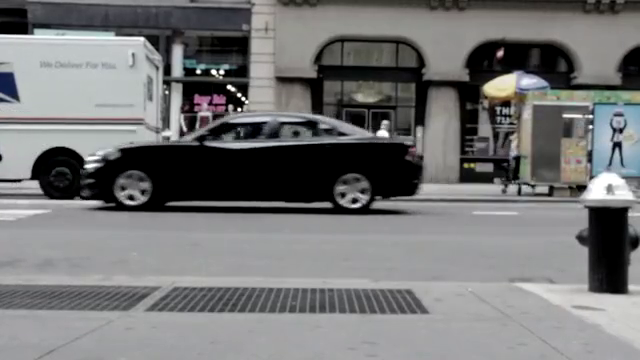
#> input picture frame 32 of videos/people.mp4, 640 x 360 px
$ python test.py --algorithm farneback
#> lines starting #> are read from the running program, lines starting #| are printed output that depends on the picture
### algorithms/dense_optical.py
# -*- coding: utf-8 -*-
"""dense_optical.ipynb

Automatically generated by Colaboratory.

Original file is located at
    https://colab.research.google.com/drive/16NfxCtzSCyWHHKF9rSOOBTTYsJY2etMV
"""

import cv2
import numpy as np

def dense_optical(method, video_path, params=[], to_gray=False):
  # read the video
#> called with video_path = 'videos/people.mp4', to_gray = True
  cap = cv2.VideoCapture(video_path)

  # read the first frame
  ret, old_frame = cap.read()
#> old_frame is the input picture: shape (360, 640, 3); mean B, G, R 118.4, 118, 117.6

  # create HSV and make value a constant
  hsv = np.zeros_like(old_frame)
  hsv[...,1] = 255

  # preprocessing for extract method
  if to_gray:
    old_frame = cv2.cvtColor(old_frame, cv2.COLOR_BGR2GRAY)
#> old_frame: shape (360, 640)

  frame_width = int(cap.get(3))
  frame_height = int(cap.get(4))

  size = (frame_width, frame_height)

  name = f'{video_path}'.split('/')[-1].split('.')[-2]+'_denseout.avi'

  # initilize the video codec
  result = cv2.VideoWriter(name,
                         cv2.VideoWriter_fourcc(*'MJPG'),
                         10, size)

  while True:
    ret, new_frame = cap.read()
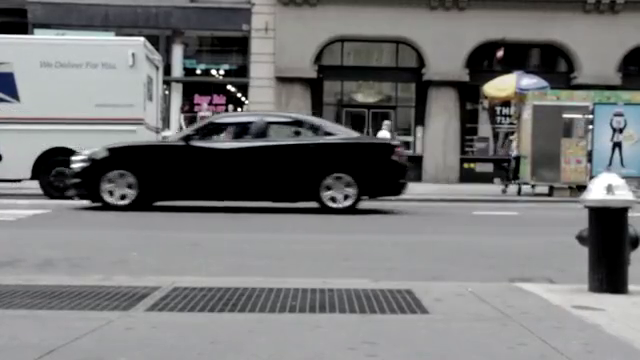
#> input picture frame 33 of videos/people.mp4, 640 x 360 px
#> new_frame is the input picture: shape (360, 640, 3); mean B, G, R 118.6, 118.2, 117.8
    if not ret:
      break
    # Preprocessing for exact method
    if to_gray:
      new_frame = cv2.cvtColor(new_frame, cv2.COLOR_BGR2GRAY)
#> new_frame: shape (360, 640)

    # Calculate Optical Flow
    flow = method(old_frame, new_frame, None, *params)

    # Encoding: convert the algorithm's output into Polar coordinates
    mag, ang = cv2.cartToPolar(flow[..., 0], flow[..., 1])
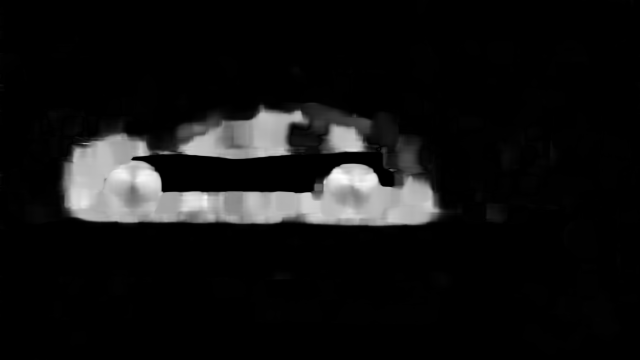
#> mag: shape (360, 640) float32; min 2.43e-13, max 18.65, mean 1.36; drawn with min black and max white
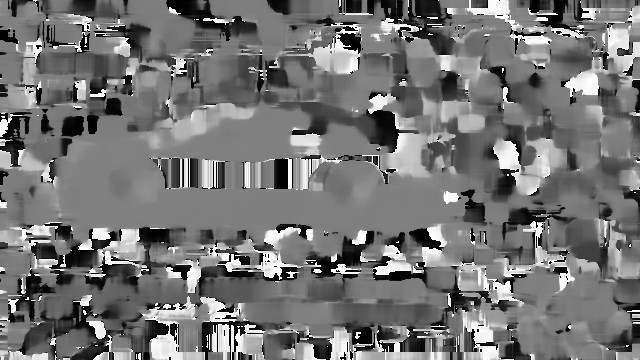
#> ang: shape (360, 640) float32; min 1.72e-05, max 6.28, mean 2.89; drawn with min black and max white

    # Use Hue and Saturation to encode the Optical Flow
    hsv[..., 0] = ang * 180 / np.pi / 2
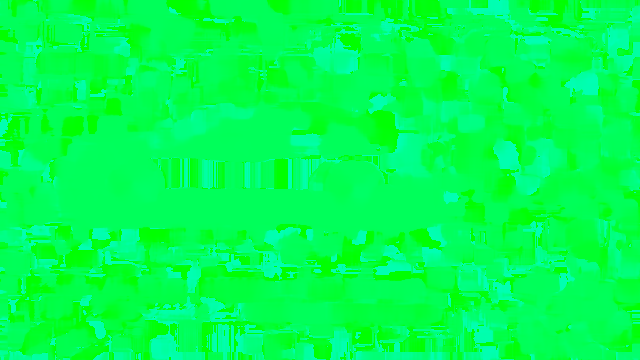
#> hsv: shape (360, 640, 3); mean of channels 0, 1, 2 82.2, 255, 0; drawn as B, G, R
    hsv[..., 2] = cv2.normalize(mag, None, 0, 255, cv2.NORM_MINMAX)
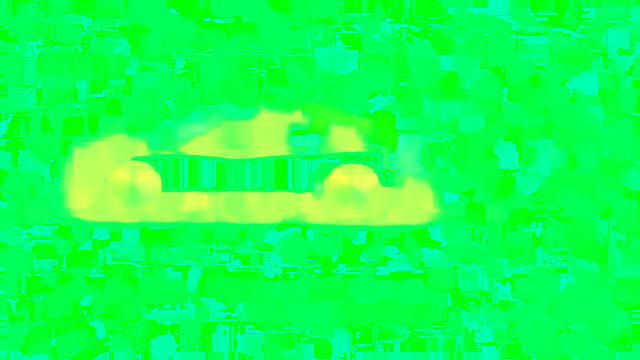
#> hsv: shape (360, 640, 3); mean of channels 0, 1, 2 82.2, 255, 18.3; drawn as B, G, R

    # Convert HSV image into BGR for demo
    bgr = cv2.cvtColor(hsv, cv2.COLOR_HSV2BGR)
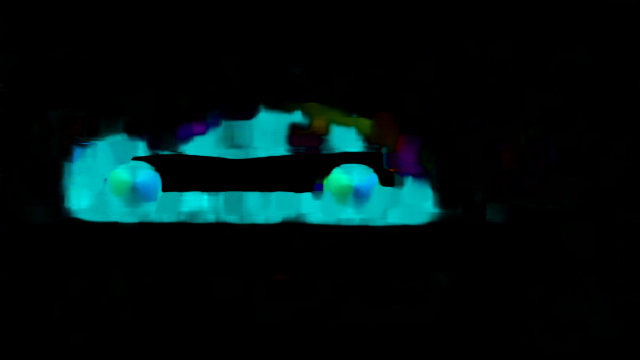
#> bgr: shape (360, 640, 3); mean B, G, R 17.5, 17.2, 0.4
    result.write(bgr)

### test.py
# -*- coding: utf-8 -*-
"""test.ipynb

Automatically generated by Colaboratory.

Original file is located at
    https://colab.research.google.com/drive/17HuHihjVCOfJcJ_eNn38ZBxfPYRORdoT
"""

from argparse import ArgumentParser

import cv2

from algorithms.dense_optical import dense_optical
from algorithms.lucas_kanade import lucas_kanade


def main():
    parser = ArgumentParser()
    parser.add_argument(
        "--algorithm",
        choices=["farneback", "lucaskanade", "lucaskanade_dense", "rlof"],
        required=True,
        help="Optical flow algorithm to use",
    )
    parser.add_argument(
        "--video_path", default="videos/people.mp4", help="Path to the video",
    )

    args = parser.parse_args()
    video_path = args.video_path
    if args.algorithm == "lucaskanade":
        lucas_kanade(video_path)
    elif args.algorithm == "lucaskanade_dense":
        method = cv2.optflow.calcOpticalFlowSparseToDense
        dense_optical(method, video_path, to_gray=True)
    elif args.algorithm == "farneback":
        method = cv2.calcOpticalFlowFarneback
        params = [0.5, 3, 15, 3, 5, 1.2, 0]  # Farneback's algorithm parameters
        dense_optical(method, video_path, params, to_gray=True)
    elif args.algorithm == "rlof":
        method = cv2.optflow.calcOpticalFlowDenseRLOF
        dense_optical(method, video_path)


if __name__ == "__main__":
    main()

$ run again, starting later in the video
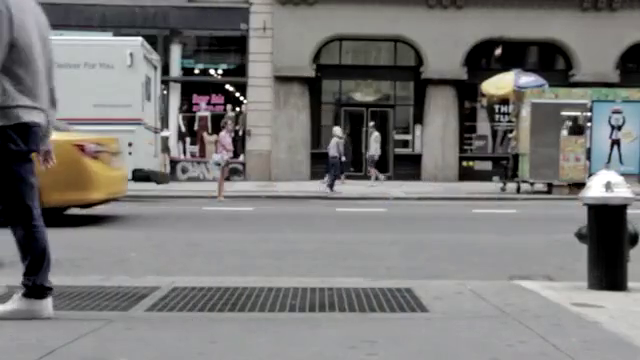
#> input picture frame 145 of videos/people.mp4, 640 x 360 px
#> in dense_optical, old_frame is the input picture: shape (360, 640, 3); mean B, G, R 119, 120.1, 121.1
#> old_frame: shape (360, 640)
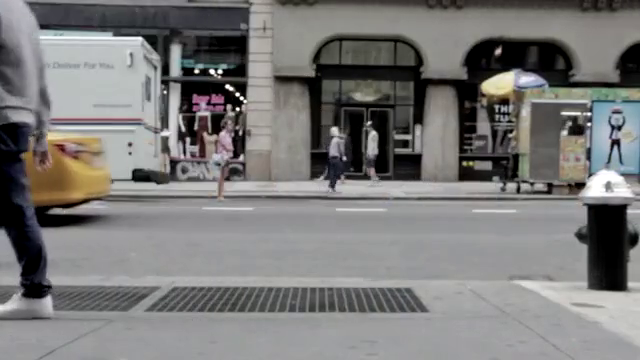
#> input picture frame 146 of videos/people.mp4, 640 x 360 px
#> in dense_optical, new_frame is the input picture: shape (360, 640, 3); mean B, G, R 120.5, 121.5, 122.3
#> new_frame: shape (360, 640)
#> in dense_optical, `bgr = cv2.cvtColor(hsv, cv2.COLOR_HSV2BGR)`:
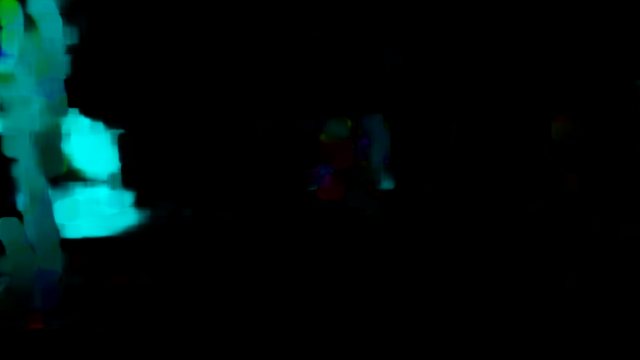
#> bgr: shape (360, 640, 3); mean B, G, R 13.7, 14.2, 0.1

$ run again, starting later in the video
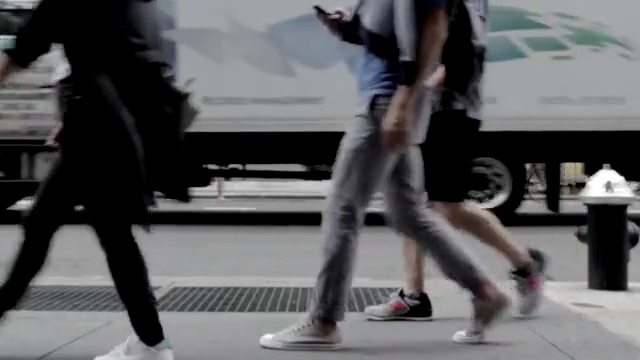
#> input picture frame 258 of videos/people.mp4, 640 x 360 px
#> in dense_optical, old_frame is the input picture: shape (360, 640, 3); mean B, G, R 92.1, 90.2, 90.3
#> old_frame: shape (360, 640)
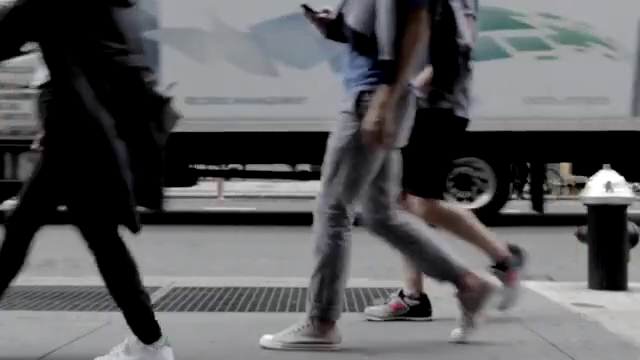
#> input picture frame 259 of videos/people.mp4, 640 x 360 px
#> in dense_optical, new_frame is the input picture: shape (360, 640, 3); mean B, G, R 93.2, 91.2, 91.2
#> new_frame: shape (360, 640)
#> in dense_optical, `bgr = cv2.cvtColor(hsv, cv2.COLOR_HSV2BGR)`:
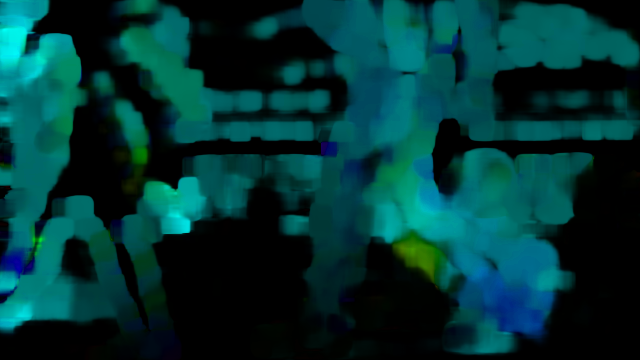
#> bgr: shape (360, 640, 3); mean B, G, R 52.9, 53.1, 0.3
